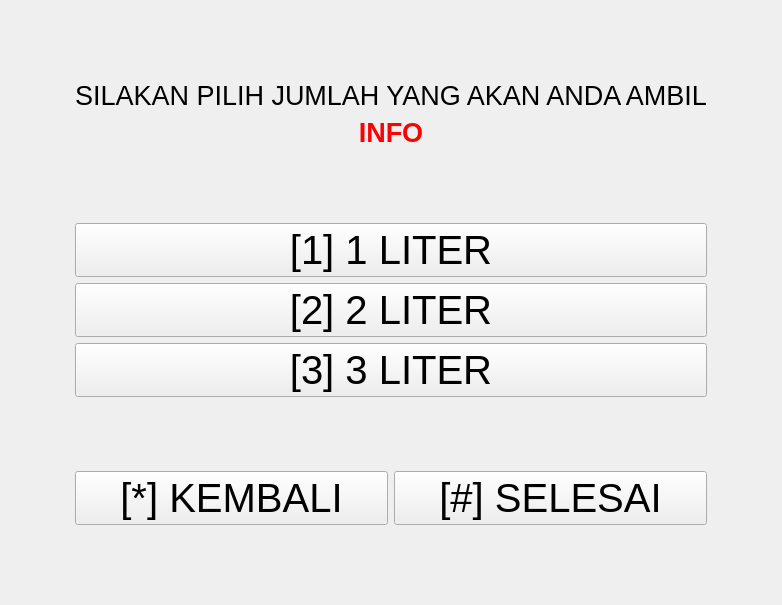
<?xml version="1.0" encoding="UTF-8"?>
<ui version="4.0">
 <class>Form</class>
 <widget class="QWidget" name="Form">
  <property name="geometry">
   <rect>
    <x>0</x>
    <y>0</y>
    <width>782</width>
    <height>605</height>
   </rect>
  </property>
  <property name="windowTitle">
   <string>AMBIL BERAS</string>
  </property>
  <layout class="QGridLayout" name="gridLayout">
   <item row="7" column="1">
    <spacer name="verticalSpacer_3">
     <property name="orientation">
      <enum>Qt::Vertical</enum>
     </property>
     <property name="sizeHint" stdset="0">
      <size>
       <width>20</width>
       <height>40</height>
      </size>
     </property>
    </spacer>
   </item>
   <item row="5" column="2">
    <spacer name="horizontalSpacer_2">
     <property name="orientation">
      <enum>Qt::Horizontal</enum>
     </property>
     <property name="sizeHint" stdset="0">
      <size>
       <width>40</width>
       <height>20</height>
      </size>
     </property>
    </spacer>
   </item>
   <item row="2" column="1">
    <widget class="QLabel" name="info">
     <property name="font">
      <font>
       <pointsize>20</pointsize>
       <weight>75</weight>
       <bold>true</bold>
      </font>
     </property>
     <property name="styleSheet">
      <string notr="true">color: red;</string>
     </property>
     <property name="text">
      <string>INFO</string>
     </property>
     <property name="alignment">
      <set>Qt::AlignCenter</set>
     </property>
     <property name="wordWrap">
      <bool>true</bool>
     </property>
    </widget>
   </item>
   <item row="8" column="1">
    <layout class="QHBoxLayout" name="horizontalLayout">
     <item>
      <widget class="QPushButton" name="kembali_btn">
       <property name="font">
        <font>
         <pointsize>30</pointsize>
        </font>
       </property>
       <property name="text">
        <string>[*] KEMBALI</string>
       </property>
      </widget>
     </item>
     <item>
      <widget class="QPushButton" name="selesai_btn">
       <property name="font">
        <font>
         <pointsize>30</pointsize>
        </font>
       </property>
       <property name="text">
        <string>[#] SELESAI</string>
       </property>
      </widget>
     </item>
    </layout>
   </item>
   <item row="0" column="1">
    <spacer name="verticalSpacer">
     <property name="orientation">
      <enum>Qt::Vertical</enum>
     </property>
     <property name="sizeHint" stdset="0">
      <size>
       <width>20</width>
       <height>40</height>
      </size>
     </property>
    </spacer>
   </item>
   <item row="5" column="0">
    <spacer name="horizontalSpacer">
     <property name="orientation">
      <enum>Qt::Horizontal</enum>
     </property>
     <property name="sizeHint" stdset="0">
      <size>
       <width>40</width>
       <height>20</height>
      </size>
     </property>
    </spacer>
   </item>
   <item row="5" column="1">
    <widget class="QPushButton" name="dua_liter">
     <property name="enabled">
      <bool>true</bool>
     </property>
     <property name="font">
      <font>
       <pointsize>30</pointsize>
       <weight>50</weight>
       <bold>false</bold>
      </font>
     </property>
     <property name="styleSheet">
      <string notr="true"/>
     </property>
     <property name="text">
      <string>[2] 2 LITER</string>
     </property>
    </widget>
   </item>
   <item row="4" column="1">
    <widget class="QPushButton" name="satu_liter">
     <property name="font">
      <font>
       <pointsize>30</pointsize>
       <weight>50</weight>
       <bold>false</bold>
      </font>
     </property>
     <property name="text">
      <string>[1] 1 LITER</string>
     </property>
    </widget>
   </item>
   <item row="1" column="1">
    <widget class="QLabel" name="label">
     <property name="font">
      <font>
       <pointsize>20</pointsize>
      </font>
     </property>
     <property name="text">
      <string>SILAKAN PILIH JUMLAH YANG AKAN ANDA AMBIL</string>
     </property>
     <property name="alignment">
      <set>Qt::AlignCenter</set>
     </property>
    </widget>
   </item>
   <item row="9" column="1">
    <spacer name="verticalSpacer_2">
     <property name="orientation">
      <enum>Qt::Vertical</enum>
     </property>
     <property name="sizeHint" stdset="0">
      <size>
       <width>20</width>
       <height>40</height>
      </size>
     </property>
    </spacer>
   </item>
   <item row="3" column="1">
    <spacer name="verticalSpacer_4">
     <property name="orientation">
      <enum>Qt::Vertical</enum>
     </property>
     <property name="sizeHint" stdset="0">
      <size>
       <width>20</width>
       <height>40</height>
      </size>
     </property>
    </spacer>
   </item>
   <item row="6" column="1">
    <widget class="QPushButton" name="tiga_liter">
     <property name="font">
      <font>
       <pointsize>30</pointsize>
      </font>
     </property>
     <property name="text">
      <string>[3] 3 LITER</string>
     </property>
    </widget>
   </item>
  </layout>
 </widget>
 <resources/>
 <connections/>
</ui>
